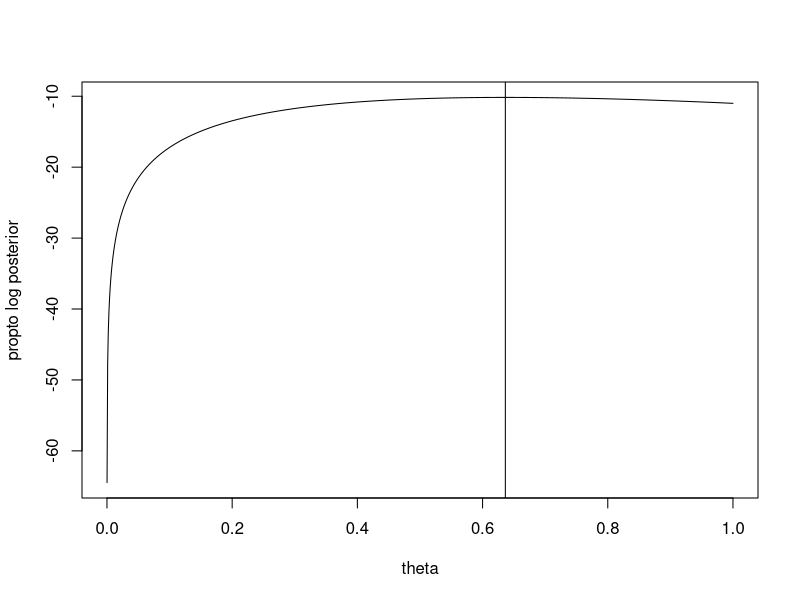

Recreate this plot in R.
# An example of finding the posterior mode
# (maximum a posteriori estimation)

# Data distribution: y_1, ..., y_n | \theta ~ i.i.d Poisson(theta)
# Prior distribution: theta ~ Exp(1)

# The log posterior is proportional to
# const -(n + 1) * theta + sum(y) * log(theta)

# Generate some synthetic data
# poisson with mean of 0.5
# in practice, we just have some data
set.seed(8)
y = rpois(10, lambda = 0.5)

# create function for log unnormalized posterior
# theta is unknown parameter
# sumy = sum(y)
# n = sample size
lup = function(theta, sumy, n) {
  -(n + 1) * theta + sumy * log(theta)
}

# use optimize function to optimize lup between 0
# and 1. Start interval just above 0 to avoid
# numerical issues. Set maximum to TRUE.
# sumy and n must be passed as arguments
(map = optimize(f = lup, interval = c(0.0001, 10), maximum = TRUE,
                sumy = sum(y), n = length(y)))
# maximum occurs at theta = 0.3636

# plot results to double-check accuracy
# evaluate lup at many values of theta
mytheta = seq(0.0001, 1, length = 1000)
# the Vectorize function "vectorizes" a function
# that normally only takes a single value for
# an argument.
# We will Vectorize lup so that we can evaluate
# a sequence of theta values
vlup = Vectorize(lup, vectorize.args = "theta")
eval_lup = vlup(mytheta, sumy = sum(y), n = length(y))

# plot function
# show maximum
plot(mytheta, eval_lup, type = "l",
     xlab = "theta", ylab = "propto log posterior")
abline(v = map$maximum)

# A second approach without the simplification
# since log (p(y|theta) * p(theta))
# = log(p(y|theta)) + log(p(theta))
# = log(prod(p(yi | theta))) + log(p(theta))
# = sum(log(p(yi | theta))) + log(p(theta))
lup2 = function(theta, y) {
  sum(dpois(y, lambda = theta, log = TRUE)) +
    dexp(theta, rate = 1, log = TRUE)
}

# same results!
optimize(f = lup2, interval = c(0.0001, 10), maximum = TRUE,
         y = y)

